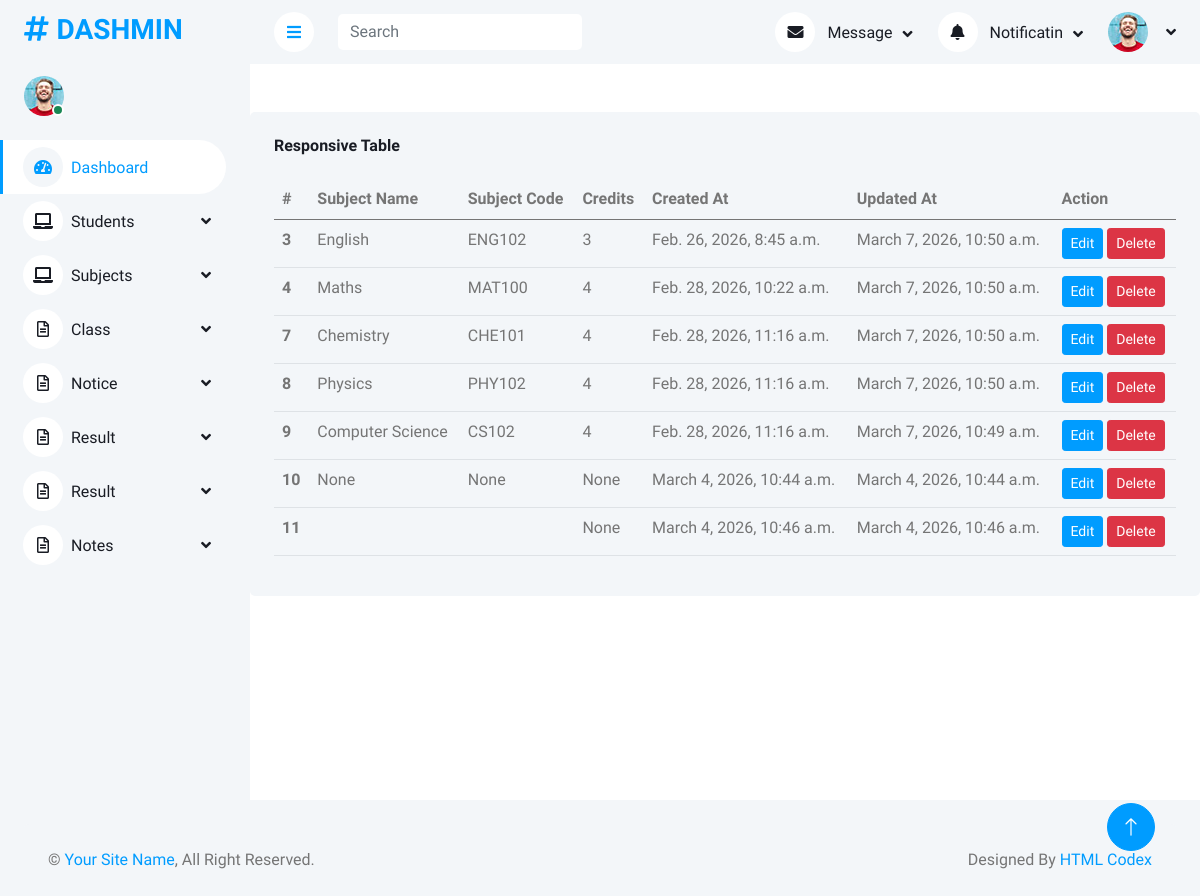
The page /manage/manage_subject/ on the database its author committed.
### AdminApp/models.py (models this page shows, shortened)
class SubjectDb(models.Model):
    Subject_Name=models.CharField(max_length=100,null=True,blank=True)
    Subject_Code=models.CharField(max_length=100,null=True,blank=True)
    Credit = models.IntegerField(null=True, blank=True)
    Created_At=models.DateTimeField(auto_now_add=True)
    Updated_At=models.DateTimeField(auto_now=True)

### AdminApp/views.py (the view)
# urls.py: path('manage_subject/',views.manage_subject,name='manage_subject'),
def manage_subject(request):
    data=SubjectDb.objects.all()
    return render(request,'Manage_Subject.html',{'data':data})

### AdminApp/templates/Manage_Subject.html (shortened to what this page needs)
<!DOCTYPE html>
{% extends 'Dashboard.html' %}
{% block content %}
<html lang="en">
<head>
</head>
<body>
    <div class="col-12 mt-5">
        <div class="bg-light rounded h-100 p-4">
            <h6 class="mb-4">Responsive Table</h6>
            <div class="table-responsive">
                <table class="table">
                    <thead>
                        <tr>
                            <th scope="col">#</th>
                            <th scope="col"> Subject Name</th>
                            <th scope="col">Subject Code</th>
                            <th scope="col">Credits</th>
                            <th scope="col">Created At</th>
                            <th scope="col">Updated At</th>
                            <th scope="col">Action</th>
                        </tr>
                    </thead>
                    <tbody>
                        {% for sub in data %}
                        <tr>
                            <th scope="row">{{ sub.id }}</th>
                            <td>{{ sub.Subject_Name }}</td>
                            <td>{{ sub.Subject_Code }}</td>
                            <td>{{ sub.Credit }}</td>
                            <td>{{ sub.Created_At }}</td>
                            <td>{{ sub.Updated_At }}</td>
                            <td>
                                <a href="{% url 'edit_subject' sub.id %}" class="btn btn-sm btn-primary">Edit</a>
                                <a href="{% url 'delete_subject' sub.id%}" class="btn btn-sm btn-danger">Delete</a>
                            </td>
                        </tr>
                        {% endfor%}
                    </tbody>
                </table>
            </div>
        </div>
    </div>
</body>
</html>
{% endblock %}

### AdminApp/static/assets/css/style.css (style rules this page uses)
:root { --primary: #009CFF; --light: #F3F6F9; --dark: #191C24; }
.btn { transition: .5s; }
.btn.btn-primary { color: #FFFFFF; }

### rows shown on the page
SubjectDb: id "3", Subject_Name "English", Subject_Code "ENG102", Credit "3", Created_At "Feb. 26, 2026, 8:45 a.m.", Updated_At "March 7, 2026, 10:50 a.m."
SubjectDb: id "4", Subject_Name "Maths", Subject_Code "MAT100", Credit "4", Created_At "Feb. 28, 2026, 10:22 a.m.", Updated_At "March 7, 2026, 10:50 a.m."
SubjectDb: id "7", Subject_Name "Chemistry", Subject_Code "CHE101", Credit "4", Created_At "Feb. 28, 2026, 11:16 a.m.", Updated_At "March 7, 2026, 10:50 a.m."
SubjectDb: id "8", Subject_Name "Physics", Subject_Code "PHY102", Credit "4", Created_At "Feb. 28, 2026, 11:16 a.m.", Updated_At "March 7, 2026, 10:50 a.m."
SubjectDb: id "9", Subject_Name "Computer Science", Subject_Code "CS102", Credit "4", Created_At "Feb. 28, 2026, 11:16 a.m.", Updated_At "March 7, 2026, 10:49 a.m."
SubjectDb: id "10", Subject_Name "None", Subject_Code "None", Credit "None", Created_At "March 4, 2026, 10:44 a.m.", Updated_At "March 4, 2026, 10:44 a.m."
SubjectDb: id "11", Credit "None", Created_At "March 4, 2026, 10:46 a.m.", Updated_At "March 4, 2026, 10:46 a.m."
